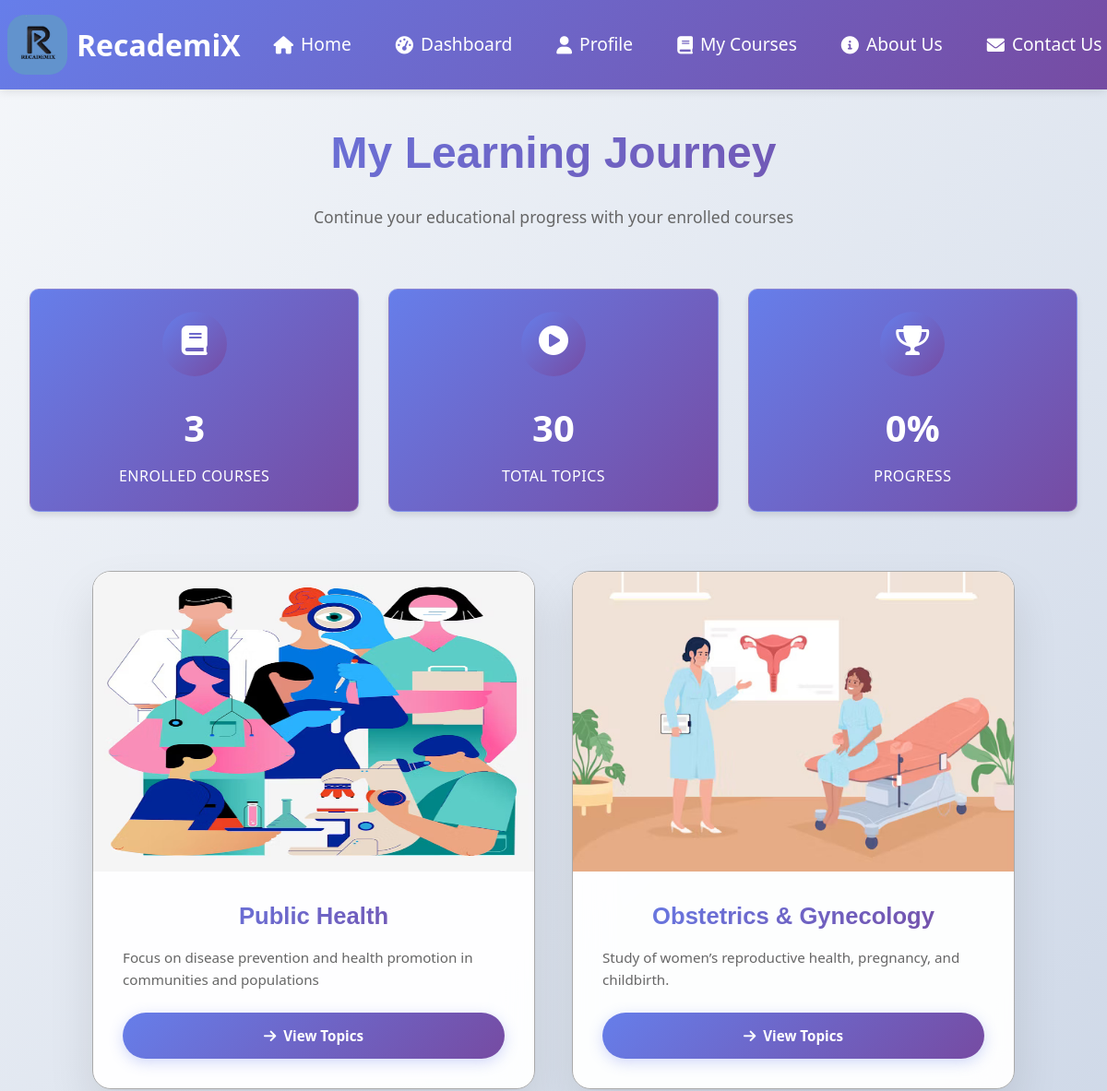
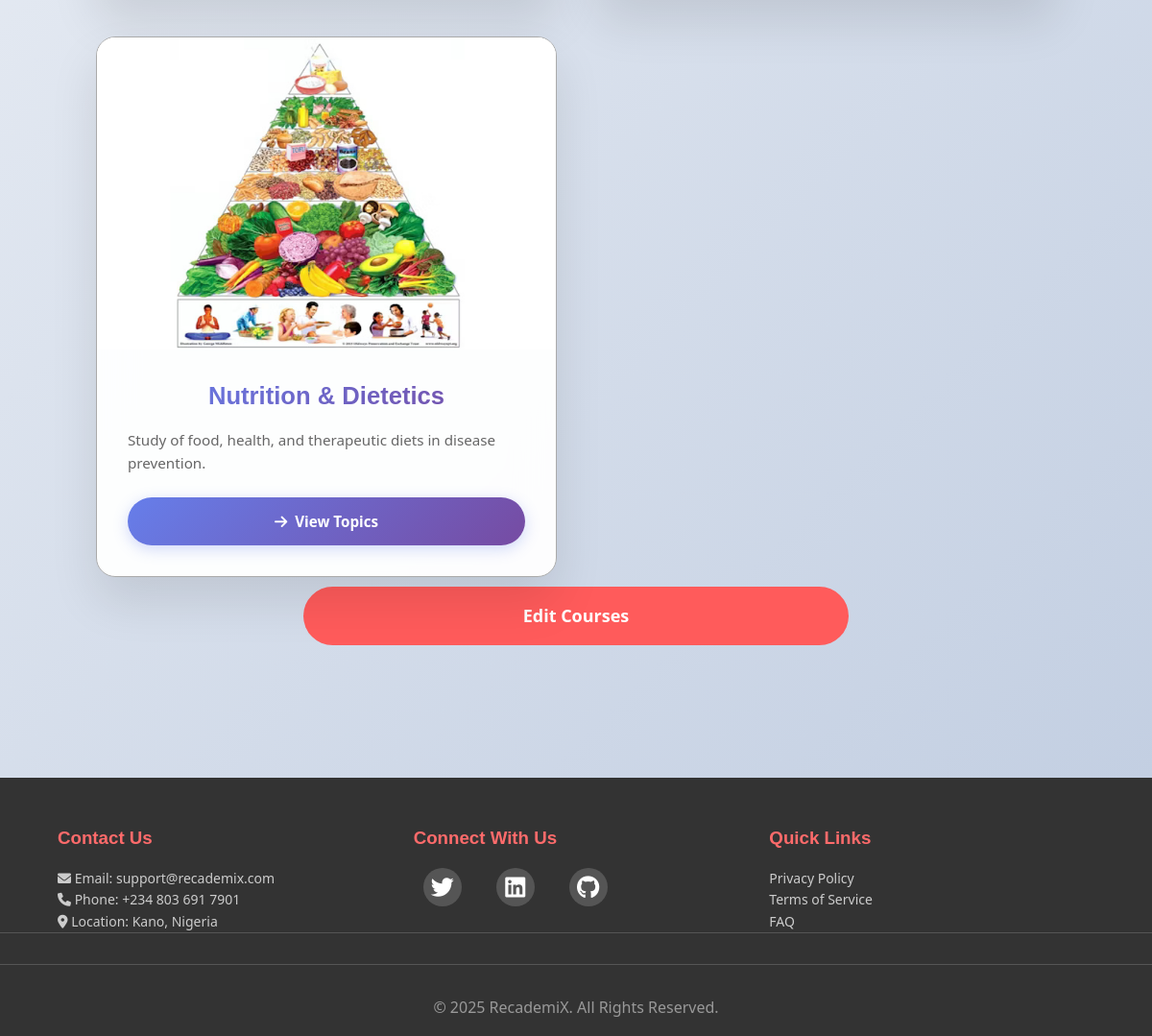
The app's page /videos/my-courses/ (signed in) with its own data (2 pictures, top to bottom).
### videos/models.py (models this page shows, shortened)
class Course(models.Model):
    title = models.CharField(max_length=255)
    field = models.ForeignKey(Field, on_delete=models.CASCADE, related_name='courses', default="null")
    created_at = models.DateTimeField(auto_now_add=True)
    description = models.TextField(blank=True, null=True)
    image = models.ImageField(upload_to='course_images/', blank=True, null=True)

### videos/views.py (the view)
# urls.py: path('my-courses/', views.my_courses, name='my_courses'),
@login_required
def my_courses(request):
    user_courses = UserCourse.objects.filter(user=request.user).select_related('course')
    if not user_courses.exists():
        return render(request, 'courses.html', {'no_courses': True})
    courses_data = []
    total_topics = 0
    completed_topics = 0
    for user_course in user_courses:
        course = user_course.course
        topic_count = Topic.objects.filter(course=course).count()
        total_topics += topic_count
        course_topics = Topic.objects.filter(course=course)
        for topic in course_topics:
            if VideoProgress.objects.filter(user=request.user, topic=topic, completed=True).exists():
                completed_topics += 1
        course.topic_count = topic_count
        courses_data.append(course)
    progress_percentage = 0
    if total_topics > 0:
        progress_percentage = round((completed_topics / total_topics) * 100)
    context = {
        'user_courses': courses_data,
        'total_courses': len(courses_data),
        'total_topics': total_topics,
        'progress_percentage': progress_percentage,
        'no_courses': False,
    }
    return render(request, 'courses.html', context)

### templates/courses.html (shortened to what this page needs)
{% extends 'base.html' %}
{% load static %}
{% block content %}
<section class="modern-section">
    <div class="container">
        <div class="section-header">
            <h1 class="section-title">My Learning Journey</h1>
            <p class="section-subtitle">Continue your educational progress with your enrolled courses</p>
        </div>
    {% if no_courses %}
        <div class="empty-state">
            <div class="empty-icon">
            <i class="fas fa-book-open"></i>
            </div>
            <h3>No Courses Yet</h3>
            <p>Start your learning journey by enrolling in some courses!</p>
            <a href="{% url 'course_registration' %}" class="btn alt-btn">
            <i class="fas fa-plus"></i> Browse Courses
            </a>
        </div>
    {% else %}
        <div class="course-stats">
            <div class="stat-card">
                <div class="stat-icon">
                <i class="fas fa-book"></i>
                </div>
                <div class="stat-number">{{ total_courses }}</div>
                <div class="stat-label">Enrolled Courses</div>
            </div>
            <div class="stat-card">
                <div class="stat-icon">
                <i class="fas fa-play-circle"></i>
                </div>
                <div class="stat-number">{{ total_topics }}</div>
                <div class="stat-label">Total Topics</div>
            </div>
            <div class="stat-card">
                <div class="stat-icon">
                <i class="fas fa-trophy"></i>
                </div>
                <div class="stat-number">{{ progress_percentage }}%</div>
                <div class="stat-label">Progress</div>
            </div>
        </div>
        <div class="courses-grid">
            {% for course in user_courses %}
                <div class="course-item">
                    <div class="course-image">
                    </div>
                    <div class="course-details">
                        <h3 class="course-name">{{ course.title }}</h3>
                            <p class="course-description">
                                {% if course.description %}
                                    {{ course.description|truncatechars:120 }}
                                {% else %}
                                    Explore comprehensive topics and enhance your knowledge in {{ course.title }}. Start your learning journey today!
                                {% endif %}
                            </p>
                            <a href="{% url 'course_topics' course.id %}" class="view-btn">
                            <i class="fas fa-arrow-right"></i> View Topics
                            </a>
                    </div>
                </div>
                {% endfor %}
            </div>
             <a href="{% url 'edit_courses' %}" class="alt-btn"
    style="width: 50%; display: block; margin: 10px auto;">Edit Courses</a>
    </div>
        {% endif %}
</section>
{% endblock content %}

### static/css/styles.css (style rules this page uses)
* { margin: 0; padding: 0; box-sizing: border-box; }
body { font-family: 'Segoe UI', Tahoma, Geneva, Verdana, sans-serif; line-height: 1.6; color: #333; background: #f4f8fc; height: 100vh; }
h1, h2, h3 { font-family: Tahoma, sans-serif; }
.container { max-width: 1200px; margin: 0 auto; padding: 0 2rem; }
.section-header { text-align: center; margin-bottom: 4rem; }
.section-header p { font-size: 1.1rem; color: #666; max-width: 600px; margin: 0 auto; }

### static/css/pages.css (style rules this page uses)
.modern-section { background: linear-gradient(135deg, #f5f7fa 0%, #c3cfe2 100%); min-height: 100vh; padding: 8rem 0; position: relative; }
.section-title { font-size: 3rem; font-weight: 700; color: #333; margin-bottom: 1rem; background: linear-gradient(135deg, #667eea 0%, #764ba2 100%); -webkit-background-clip: text; -webkit-text-fill-color: transparent; background-clip: text; }
.section-subtitle { font-size: 1.2rem; color: #666; max-width: 600px; margin: 0 auto; }
.stat-number { font-size: 2rem; font-weight: 700; margin-bottom: 0.5rem; }
.stat-label { font-size: 0.9rem; font-weight: 500; text-transform: uppercase; letter-spacing: 0.5px; }

### static/css/courses.css (style rules this page uses)
.course-stats { display: grid; grid-template-columns: repeat(auto-fit, minmax(250px, 1fr)); gap: 2rem; margin-bottom: 4rem; }
.stat-card { background: rgba(255, 255, 255, 0.95); backdrop-filter: blur(20px); border-radius: 20px; padding: 2.5rem; box-shadow: 0 25px 50px rgba(0, 0, 0, 0.1); border: 1px solid rgba(255, 255, 255, 0.2); text-align: center; transition: all 0.3s ease; }
.stat-icon { width: 70px; height: 70px; margin: 0 auto 1.5rem; background: linear-gradient(135deg, #667eea 0%, #764ba2 100%); border-radius: 50%; display: flex; align-items: center; justify-content: center; color: white; font-size: 1.8rem; }
.stat-number { font-size: 2.5rem; font-weight: 700; color: #333; margin-bottom: 0.5rem; }
.stat-label { color: #666; font-size: 1rem; font-weight: 500; text-transform: uppercase; letter-spacing: 0.5px; }
.courses-grid { display: grid; grid-template-columns: repeat(auto-fit, minmax(450px, 1fr)); gap: 2.5rem; max-width: 1000px; margin: 0 auto; }
.course-item { background: rgba(255, 255, 255, 0.95); backdrop-filter: blur(20px); border-radius: 20px; overflow: hidden; box-shadow: 0 25px 50px rgba(0, 0, 0, 0.1); border: 1px solid #aaa; transition: all 0.3s ease; }
.course-image { position: relative; height: 325px; overflow: hidden; }
.course-details { padding: 2rem; }
.course-name { text-align: center; font-size: 1.6rem; font-weight: bold; color: #333; margin-bottom: 1rem; line-height: 1.3; background: linear-gradient(135deg, #667eea 0%, #764ba2 100%); -webkit-background-clip: text; -webkit-text-fill-color: transparent; background-clip: text; }
.course-description { color: #666; font-size: 0.95rem; line-height: 1.6; margin-bottom: 1.5rem; min-height: 3rem; }

### static/css/dashboard.css (style rules this page uses)
.stat-card { background: linear-gradient(135deg, #667eea 0%, #764ba2 100%); color: white; padding: 1.5rem; border-radius: 10px; text-align: center; box-shadow: 0 4px 6px rgba(0, 0, 0, 0.1); }
.stat-card i { font-size: 2rem; margin-bottom: 0.5rem; }

### static/css/buttons.css (style rules this page uses)
.btn, .login-btn, .register-btn, .edit-btn, .logout-btn, .edit-profile-btn, .alt-btn { padding: 1rem 2rem; border-radius: 50px; text-decoration: none; font-weight: 600; transition: all 0.3s ease; display: inline-flex; align-items: center; gap: 0.5rem; border: none; cursor: pointer; text-align: center; font-size: 18px; }
.view-btn, .watch-btn { background: linear-gradient(135deg, #667eea 0%, #764ba2 100%); color: white; padding: 0.8rem 1.5rem; border-radius: 25px; text-decoration: none; font-size: 0.95rem; font-weight: 600; display: inline-flex; align-items: center; gap: 0.5rem; transition: all 0.3s ease; box-shadow: 0 4px 15px rgba(102, 126, 234, 0.3); width: 100%; justify-content: center; cursor: pointer; }
.alt-btn { background: #ff5b5b;; color: white; }

### templates/courses.html (style rules this page uses)
.stat-label, .stat-number { color: white; }

### records on screen
Course: title "Public Health", description "Focus on disease prevention and health promotion in communities and populations"
Course: title "Obstetrics & Gynecology", description "Study of women’s reproductive health, pregnancy, and childbirth."
Course: title "Nutrition & Dietetics", description "Study of food, health, and therapeutic diets in disease prevention."

### other values on screen
{{ total_courses }} "3"
{{ total_topics }} "30"
{{ progress_percentage }} "0"
